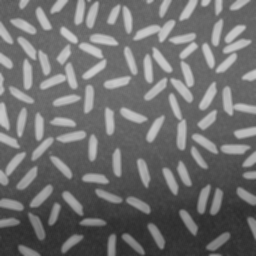
#> input picture Assignment_1/rice.png, 256 x 256 px
$ jupyter execute --allow-errors edge_sharpening.ipynb
#> lines starting #> are read from the running program, lines starting #| are printed output that depends on the picture
[cell 1]
import numpy as np
import cv2
import matplotlib.pyplot as plt

img = cv2.imread("rice.png")
#> img is the input picture: shape (256, 256, 3); min 44, max 204, mean 111.2

# filter the image Box filter
kernel = np.ones((5,5), np.float32)/(5*5)
imgBox = cv2.filter2D(img, -1, kernel)

boxDetails = img - imgBox
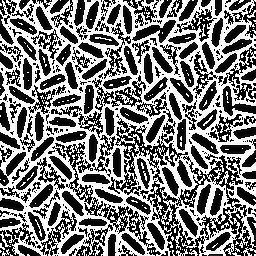
#> boxDetails: shape (256, 256, 3); min 0, max 255, mean 122.1
sharpenedBox = img + boxDetails

# filter the image Gaussian filter
imgGaus = cv2.GaussianBlur(img, (5,5), 2)

gausDetails = img - imgGaus
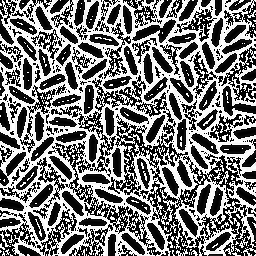
#> gausDetails: shape (256, 256, 3); min 0, max 255, mean 119.2
sharpenedGaus = img + gausDetails

riceGray = cv2.cvtColor(img, cv2.COLOR_BGR2GRAY)
riceBoxGray = cv2.cvtColor(imgBox, cv2.COLOR_BGR2GRAY)
riceGausGray = cv2.cvtColor(imgGaus, cv2.COLOR_BGR2GRAY)

I_edge_rice = cv2.Canny(riceGray, 150, 200)
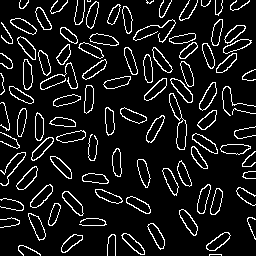
#> I_edge_rice: shape (256, 256); 9.9% white in thin lines or dots
I_edge_riceBox = cv2.Canny(riceBoxGray, 150, 200)
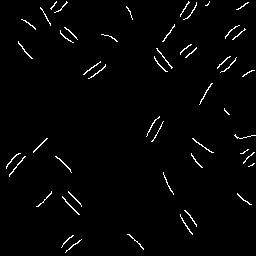
#> I_edge_riceBox: shape (256, 256); 1.9% white in thin lines or dots
I_edge_riceGaus = cv2.Canny(riceGausGray, 150, 200)
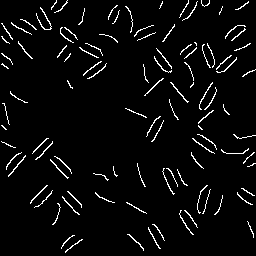
#> I_edge_riceGaus: shape (256, 256); 4.2% white in thin lines or dots

plt.figure(figsize=(20,20))
plt.subplot(131), plt.imshow(I_edge_rice, cmap="gray")
plt.title("I_edge Image"), plt.xticks([]), plt.yticks([])
plt.subplot(132), plt.imshow(I_edge_riceBox, cmap="gray")
plt.title("I_edge Box Sharpened"), plt.xticks([]), plt.yticks([])
plt.subplot(133), plt.imshow(I_edge_riceGaus, cmap="gray")
plt.title("I_edge Gaussian Sharpened"), plt.xticks([]), plt.yticks([])
plt.show()
